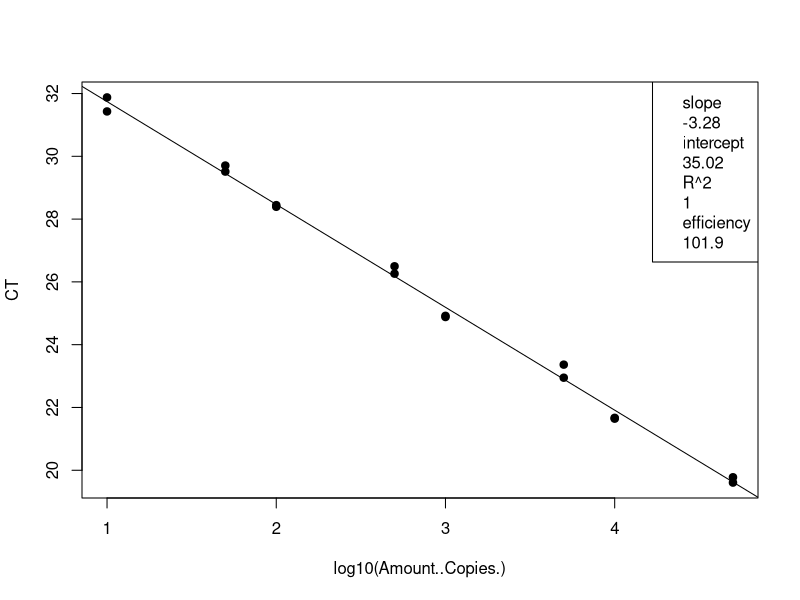
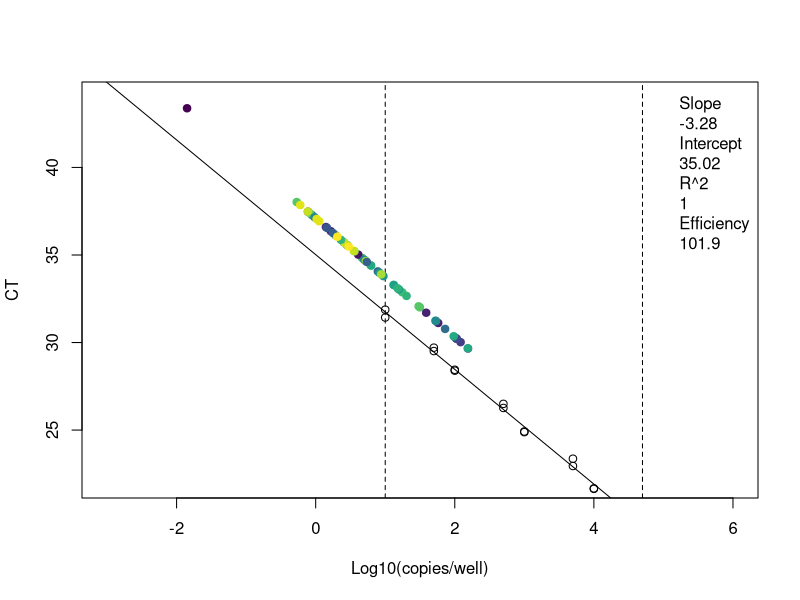
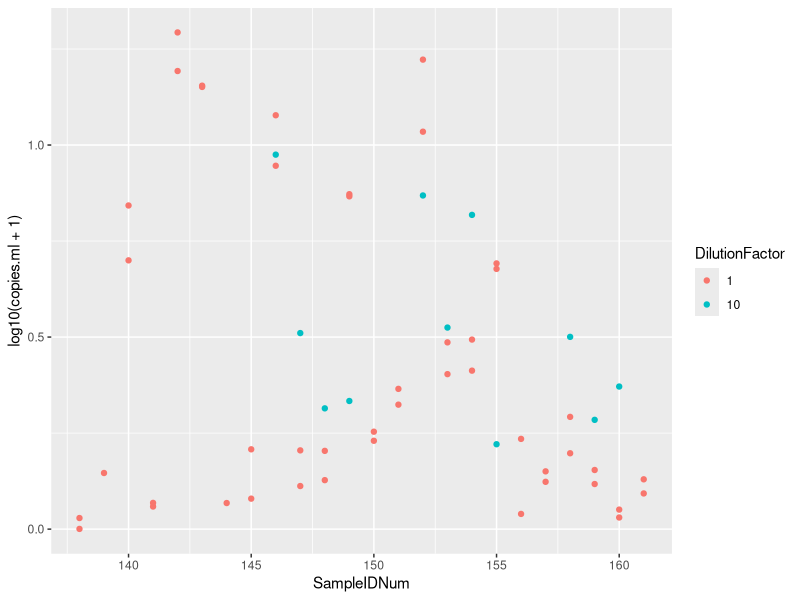

R code for these plots, in order:
## ---- chunk 1
knitr::opts_chunk$set(echo = TRUE)

## ---- chunk 2
# clear workspace
rm(list=ls())

# load the data (note data file must be in this repository)
data <- read.csv("Plate8_E.coli_qPCRConversion.csv")
## ---- chunk 3
# linear regression of standard curve
standards = subset(data, Name == "STANDARD")
standardCurve <- lm(CT ~ log10(Amount..Copies.), data = standards)

# save the line info
standard_slope = standardCurve$coefficients[2]
standard_intercept = standardCurve$coefficients[1]
R2 = summary(standardCurve)$r.squared
efficiency =  (10^(-1/standardCurve$coefficients[2])-1)*100

# plot standards and best fit line
standardCurvePlot <- plot(CT ~ log10(Amount..Copies.), data = standards, pch=19) 
abline(coef(standardCurve)) 
legend("topright", legend = c(paste= "slope", round(standard_slope, 2), paste= "intercept", round(standard_intercept, 2), paste= "R^2", round(R2, 2), paste = "efficiency", round(efficiency, 1)))
## ---- chunk 4
standard_slope = -3.39646
standard_intercept = 37.09888
## ---- chunk 5
# data set of unknowns including info on standard curve
unknowns = subset(data, Name == "UNKNOWN")

# add new columns to the data table
unknowns$plate_num = 8 # note:change to the actual plate number
unknowns$standard_slope = standard_slope
unknowns$standard_intercept = standard_intercept
unknowns$R2 = NA
unknowns$efficiency = NA
  
# add a new column that interpolates copies/well from Ct for the unknowns
unknowns$log.copies.well = (unknowns$CT - standard_intercept)/standard_slope
unknowns$copies.well = 10^unknowns$log.copies.well

# copies/ul extract accounting for dilution factor
vol.well = 3 # note:change to qPCR template volume in ul
unknowns$vol.well = vol.well
unknowns$copies.ul = ((unknowns$copies.well/vol.well)*unknowns$DilutionFactor)

# copies/extraction
vol.elution = 110 #note:change to DNA extraction elution volume in ul
unknowns$vol.elution = vol.elution
unknowns$copies.extraction = (unknowns$copies.ul*vol.elution)

# copies/ml #Volume is volume of sample filtered in mL
unknowns$copies.ml = (unknowns$copies.extraction/unknowns$Volume)
## ---- chunk 6
# set up the color palette
library(viridis)
unknowns$SampleIDNum = as.factor(as.character(unknowns$SampleIDNum)) # change to factor for colors
Colors = viridis(n=nlevels(unknowns$SampleIDNum)) # set the color levels to call on later

# check the range and adjust the limits in plot
range(unknowns$CT, na.rm=T) # y limits
range(unknowns$log.copies.well, na.rm =T) # x limits

# plot the standard curve again
standardCurvePlot <- plot(CT ~ log10(Amount..Copies.), data = standards,
                          xlim = c(-3,6), ylim = c(22,44),
                          xlab = "Log10(copies/well)",
                          ylab = "CT") 

# add boundaries and standard line
abline(v=log10(10), lty=2)
abline(v=log10(50000), lty=2)
abline(coef(standardCurve)) 

# add the sample data
standardCurvePlot <- points(CT ~ log.copies.well, data = unknowns, pch=19, 
                            col = Colors[unknowns$SampleIDNum])
legend("topright", inset = 0.002, box.lty=0, legend=c(paste= "Slope", round(standardCurve$coefficients[2], 2), 
                                                      paste= "Intercept", round(standardCurve$coefficients[1], 2), 
                                                      paste= "R^2", round(summary(standardCurve)$r.squared, 2),
                                                      paste = "Efficiency", round((10^(-1/standardCurve$coefficients[2])-1)*100, 1)))

## ---- chunk 7
# make a plot that compares the diluted to undiluted replicates for each sample including dilution factor
library("ggplot2")
unknowns$SampleIDNum <- as.numeric(as.character(unknowns$SampleIDNum)) # change to numeric
unknowns$DilutionFactor <- as.factor(as.character(unknowns$DilutionFactor)) # change to factor
qplot(SampleIDNum,log10(copies.ml+1), data=unknowns, col=DilutionFactor)
## ---- chunk 8
# write csv file
write.csv(unknowns, file = "Plate8_E.coli_ConvertedData.csv", row.names=FALSE, na="")

# average the replicates (if not strongly inhibited) and make a new file
library(dplyr)
data.average = unknowns %>% group_by(SampleIDNum) %>% summarise(copies.ml = mean(copies.ml, na.rm = T))
write.csv(data.average, file = "Plate8_E.coli_Averaged.csv", row.names=FALSE, na="")
